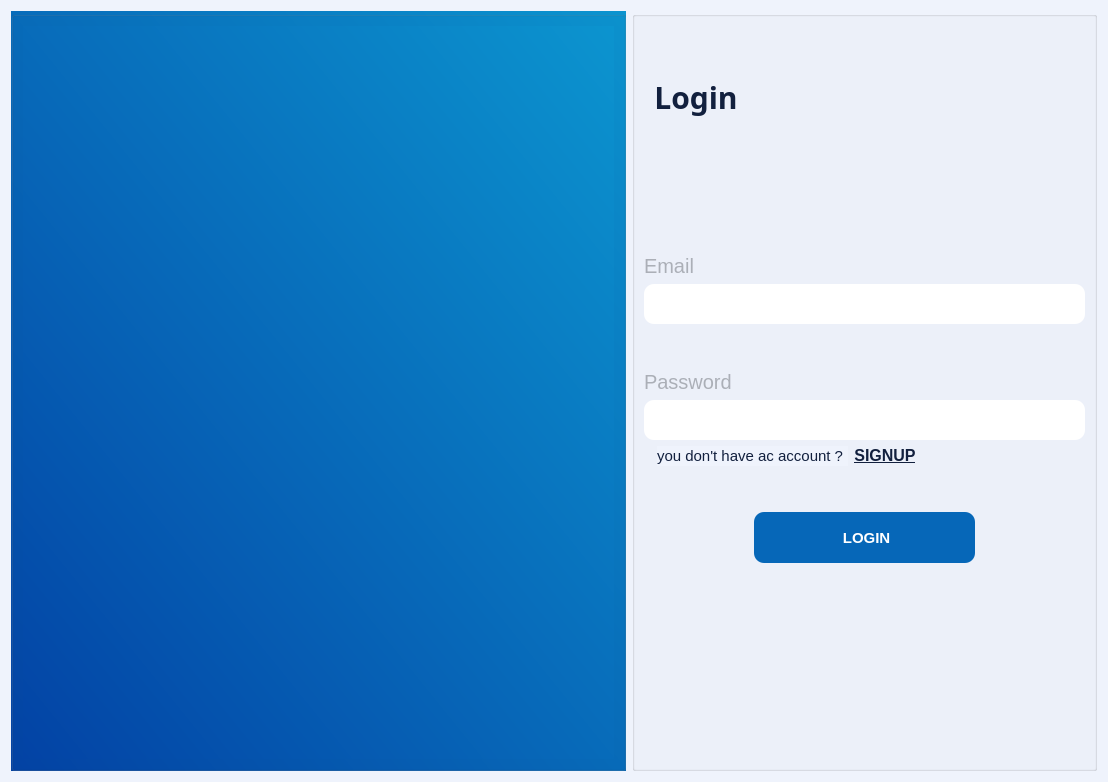
<?xml version="1.0" encoding="UTF-8"?>
<ui version="4.0">
 <class>login_Form</class>
 <widget class="QWidget" name="login_Form">
  <property name="geometry">
   <rect>
    <x>0</x>
    <y>0</y>
    <width>1108</width>
    <height>782</height>
   </rect>
  </property>
  <property name="windowTitle">
   <string>Form</string>
  </property>
  <property name="styleSheet">
   <string notr="true">background-color: rgb(239, 243, 252);
color: rgb(18, 32, 62);
font-family:Ubuntu;
font-size: 20px;</string>
  </property>
  <layout class="QGridLayout" name="gridLayout_2">
   <item row="0" column="0">
    <widget class="QGroupBox" name="groupBox_2">
     <property name="minimumSize">
      <size>
       <width>615</width>
       <height>692</height>
      </size>
     </property>
     <property name="maximumSize">
      <size>
       <width>16777215</width>
       <height>16777215</height>
      </size>
     </property>
     <property name="styleSheet">
      <string notr="true">
background-color: qlineargradient(spread:pad, x1:0, y1:1, x2:1, y2:0, stop:0 rgba(3, 67, 165, 255), stop:1 rgba(12, 148, 207, 255));</string>
     </property>
     <property name="title">
      <string/>
     </property>
     <layout class="QGridLayout" name="gridLayout">
      <item row="0" column="0">
       <widget class="QLabel" name="label">
        <property name="text">
         <string/>
        </property>
        <property name="pixmap">
         <pixmap resource="app_resources.qrc">:/ICONS/icons/LOGO.png</pixmap>
        </property>
        <property name="alignment">
         <set>Qt::AlignCenter</set>
        </property>
       </widget>
      </item>
     </layout>
    </widget>
   </item>
   <item row="0" column="1">
    <widget class="QGroupBox" name="groupBox">
     <property name="maximumSize">
      <size>
       <width>720</width>
       <height>16777215</height>
      </size>
     </property>
     <property name="styleSheet">
      <string notr="true"/>
     </property>
     <property name="title">
      <string/>
     </property>
     <layout class="QGridLayout" name="gridLayout_3">
      <item row="6" column="1">
       <spacer name="verticalSpacer_4">
        <property name="orientation">
         <enum>Qt::Vertical</enum>
        </property>
        <property name="sizeHint" stdset="0">
         <size>
          <width>20</width>
          <height>40</height>
         </size>
        </property>
       </spacer>
      </item>
      <item row="5" column="1">
       <widget class="QPushButton" name="login_btn">
        <property name="minimumSize">
         <size>
          <width>221</width>
          <height>51</height>
         </size>
        </property>
        <property name="maximumSize">
         <size>
          <width>221</width>
          <height>51</height>
         </size>
        </property>
        <property name="styleSheet">
         <string notr="true">QPushButton {
	background-color:rgba(6,103,184,255);
    color: #FFFFFF;
    padding: 2px;
    font: bold 15px;
    border-width: 6px;
    border-radius: 10px;
    border-color: #2752B8;
}
QPushButton:hover {
    background-color: #827397;
}</string>
        </property>
        <property name="text">
         <string> LOGIN</string>
        </property>
       </widget>
      </item>
      <item row="5" column="0">
       <spacer name="horizontalSpacer">
        <property name="orientation">
         <enum>Qt::Horizontal</enum>
        </property>
        <property name="sizeHint" stdset="0">
         <size>
          <width>191</width>
          <height>17</height>
         </size>
        </property>
       </spacer>
      </item>
      <item row="0" column="0">
       <spacer name="verticalSpacer_2">
        <property name="orientation">
         <enum>Qt::Vertical</enum>
        </property>
        <property name="sizeType">
         <enum>QSizePolicy::Fixed</enum>
        </property>
        <property name="sizeHint" stdset="0">
         <size>
          <width>20</width>
          <height>50</height>
         </size>
        </property>
       </spacer>
      </item>
      <item row="1" column="0">
       <widget class="QLabel" name="label_4">
        <property name="maximumSize">
         <size>
          <width>135</width>
          <height>16777215</height>
         </size>
        </property>
        <property name="font">
         <font>
          <family>arow</family>
          <pointsize>-1</pointsize>
          <weight>75</weight>
          <bold>true</bold>
         </font>
        </property>
        <property name="styleSheet">
         <string notr="true">background-color: rgb(239, 243, 252,0);
font-family:arow;
font-size:30px;
color:rgb(18,32,62,255);
</string>
        </property>
        <property name="text">
         <string>Login</string>
        </property>
        <property name="alignment">
         <set>Qt::AlignCenter</set>
        </property>
       </widget>
      </item>
      <item row="4" column="1">
       <spacer name="verticalSpacer_3">
        <property name="orientation">
         <enum>Qt::Vertical</enum>
        </property>
        <property name="sizeType">
         <enum>QSizePolicy::Fixed</enum>
        </property>
        <property name="sizeHint" stdset="0">
         <size>
          <width>20</width>
          <height>40</height>
         </size>
        </property>
       </spacer>
      </item>
      <item row="2" column="0">
       <spacer name="verticalSpacer_5">
        <property name="orientation">
         <enum>Qt::Vertical</enum>
        </property>
        <property name="sizeType">
         <enum>QSizePolicy::Maximum</enum>
        </property>
        <property name="sizeHint" stdset="0">
         <size>
          <width>20</width>
          <height>130</height>
         </size>
        </property>
       </spacer>
      </item>
      <item row="5" column="2">
       <spacer name="horizontalSpacer_2">
        <property name="orientation">
         <enum>Qt::Horizontal</enum>
        </property>
        <property name="sizeHint" stdset="0">
         <size>
          <width>190</width>
          <height>17</height>
         </size>
        </property>
       </spacer>
      </item>
      <item row="3" column="0" colspan="3">
       <layout class="QVBoxLayout" name="verticalLayout">
        <item>
         <layout class="QVBoxLayout" name="email">
          <item>
           <widget class="QLabel" name="label_2">
            <property name="font">
             <font>
              <family>Ubuntu</family>
              <pointsize>-1</pointsize>
             </font>
            </property>
            <property name="styleSheet">
             <string notr="true">color: rgb(171, 175, 183);
background-color: rgb(246, 211, 45,0);</string>
            </property>
            <property name="text">
             <string>Email</string>
            </property>
           </widget>
          </item>
          <item>
           <widget class="QLineEdit" name="username_lin">
            <property name="minimumSize">
             <size>
              <width>350</width>
              <height>40</height>
             </size>
            </property>
            <property name="styleSheet">
             <string notr="true">border-radius: 10% 10%;
padding-left:5px;
background-color: rgb(255, 255, 255);
color: rgb(18, 32, 62);</string>
            </property>
            <property name="placeholderText">
             <string/>
            </property>
            <property name="clearButtonEnabled">
             <bool>true</bool>
            </property>
           </widget>
          </item>
         </layout>
        </item>
        <item>
         <spacer name="E_P">
          <property name="orientation">
           <enum>Qt::Vertical</enum>
          </property>
          <property name="sizeType">
           <enum>QSizePolicy::Fixed</enum>
          </property>
          <property name="sizeHint" stdset="0">
           <size>
            <width>20</width>
            <height>40</height>
           </size>
          </property>
         </spacer>
        </item>
        <item>
         <layout class="QVBoxLayout" name="password">
          <item>
           <widget class="QLabel" name="label_3">
            <property name="font">
             <font>
              <family>Ubuntu</family>
              <pointsize>-1</pointsize>
             </font>
            </property>
            <property name="styleSheet">
             <string notr="true">color: rgb(171, 175, 183);
background-color: rgb(246, 211, 45,0);</string>
            </property>
            <property name="text">
             <string>Password</string>
            </property>
           </widget>
          </item>
          <item>
           <widget class="QLineEdit" name="password_lin">
            <property name="minimumSize">
             <size>
              <width>350</width>
              <height>40</height>
             </size>
            </property>
            <property name="sizeIncrement">
             <size>
              <width>5</width>
              <height>0</height>
             </size>
            </property>
            <property name="styleSheet">
             <string notr="true">border-radius: 10% 10%;
padding-left:5px;
background-color: rgb(255, 255, 255);
color: rgb(18, 32, 62);</string>
            </property>
            <property name="echoMode">
             <enum>QLineEdit::Password</enum>
            </property>
           </widget>
          </item>
         </layout>
        </item>
        <item>
         <layout class="QGridLayout" name="signup">
          <item row="0" column="1">
           <widget class="QLabel" name="label_5">
            <property name="font">
             <font>
              <family>Ubuntu</family>
              <pointsize>-1</pointsize>
              <underline>false</underline>
             </font>
            </property>
            <property name="styleSheet">
             <string notr="true">font-size:15px;
color:rgb(18,32,62,255);</string>
            </property>
            <property name="text">
             <string>you don't have ac account ? </string>
            </property>
           </widget>
          </item>
          <item row="0" column="0">
           <spacer name="horizontalSpacer_4">
            <property name="orientation">
             <enum>Qt::Horizontal</enum>
            </property>
            <property name="sizeType">
             <enum>QSizePolicy::Fixed</enum>
            </property>
            <property name="sizeHint" stdset="0">
             <size>
              <width>13</width>
              <height>20</height>
             </size>
            </property>
           </spacer>
          </item>
          <item row="0" column="3">
           <spacer name="horizontalSpacer_3">
            <property name="orientation">
             <enum>Qt::Horizontal</enum>
            </property>
            <property name="sizeHint" stdset="0">
             <size>
              <width>40</width>
              <height>20</height>
             </size>
            </property>
           </spacer>
          </item>
          <item row="0" column="2">
           <widget class="QPushButton" name="signup_btn">
            <property name="font">
             <font>
              <family>Ubuntu</family>
              <pointsize>-1</pointsize>
              <weight>75</weight>
              <bold>true</bold>
              <underline>true</underline>
              <strikeout>false</strikeout>
              <kerning>true</kerning>
             </font>
            </property>
            <property name="cursor">
             <cursorShape>PointingHandCursor</cursorShape>
            </property>
            <property name="styleSheet">
             <string notr="true">border-color: rgb(255, 255, 255,0);
background-color: rgb(255, 255, 255,0);
border-radius:30px;
font-size:16px;
</string>
            </property>
            <property name="text">
             <string>SIGNUP</string>
            </property>
           </widget>
          </item>
         </layout>
        </item>
       </layout>
      </item>
     </layout>
    </widget>
   </item>
  </layout>
 </widget>
 <resources>
  <include location="app_resources.qrc"/>
 </resources>
 <connections/>
</ui>
